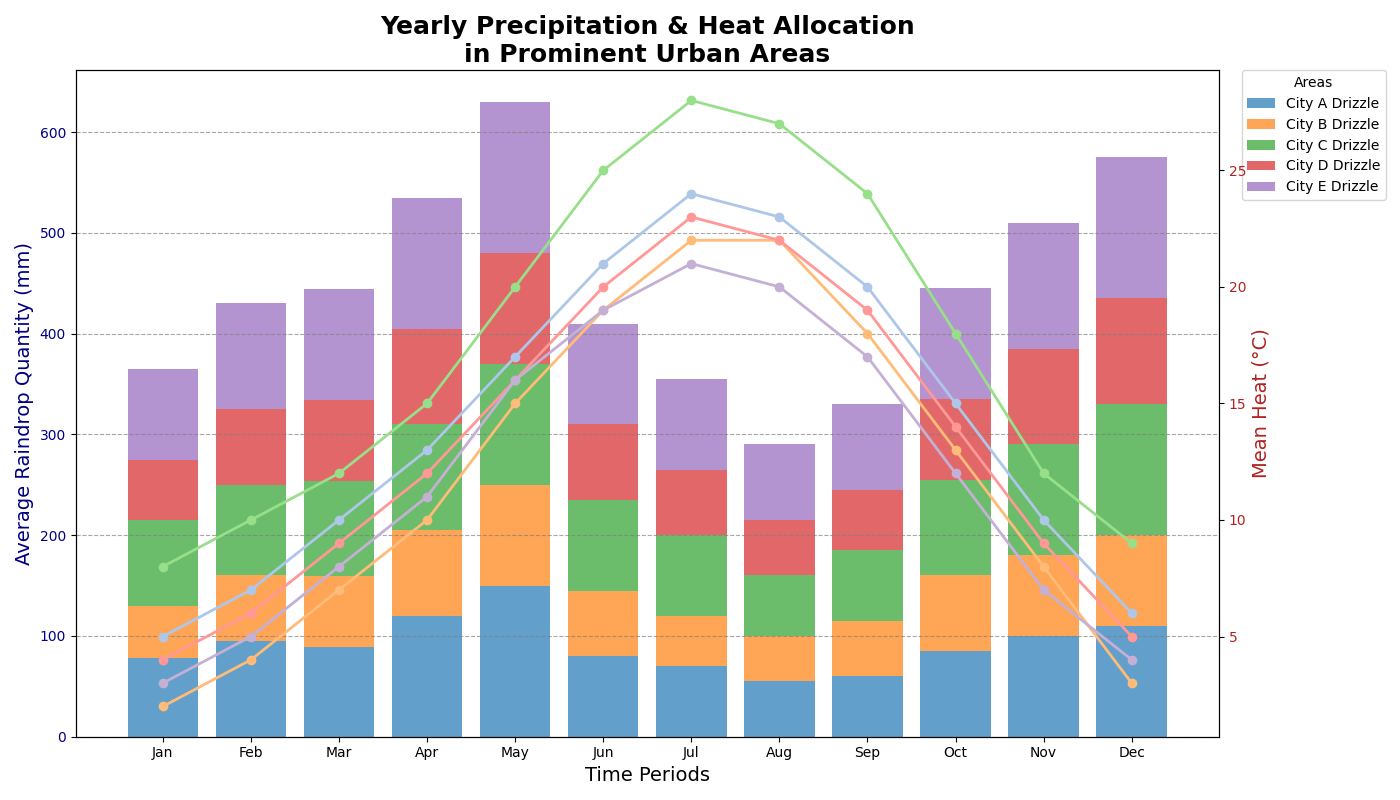

Write Python code to recreate this figure.
import matplotlib.pyplot as plt
import numpy as np

# Data for cities and months
cities = ['City A', 'City B', 'City C', 'City D', 'City E']
months = ['Jan', 'Feb', 'Mar', 'Apr', 'May', 'Jun', 'Jul', 'Aug', 'Sep', 'Oct', 'Nov', 'Dec']

# Rainfall data
rainfall_data = np.array([
    [78, 95, 89, 120, 150, 80, 70, 55, 60, 85, 100, 110],
    [52, 65, 70, 85, 100, 65, 50, 45, 55, 75, 80, 90],
    [85, 90, 95, 105, 120, 90, 80, 60, 70, 95, 110, 130],
    [60, 75, 80, 95, 110, 75, 65, 55, 60, 80, 95, 105],
    [90, 105, 110, 130, 150, 100, 90, 75, 85, 110, 125, 140]
])

# Temperature data
temperature_data = np.array([
    [5, 7, 10, 13, 17, 21, 24, 23, 20, 15, 10, 6],
    [2, 4, 7, 10, 15, 19, 22, 22, 18, 13, 8, 3],
    [8, 10, 12, 15, 20, 25, 28, 27, 24, 18, 12, 9],
    [4, 6, 9, 12, 16, 20, 23, 22, 19, 14, 9, 5],
    [3, 5, 8, 11, 16, 19, 21, 20, 17, 12, 7, 4]
])

# Colors for plotting
color_rainfall = ['#1f77b4', '#ff7f0e', '#2ca02c', '#d62728', '#9467bd']
color_temperature = ['#aec7e8', '#ffbb78', '#98df8a', '#ff9896', '#c5b0d5']

# Create figure and axis
fig, ax1 = plt.subplots(figsize=(14, 8))

# Plot average monthly rainfall data as stacked bar for each city
bottoms = np.zeros(len(months))
for idx, city in enumerate(cities):
    ax1.bar(months, rainfall_data[idx], bottom=bottoms, color=color_rainfall[idx], alpha=0.7, label=f'{city} Drizzle')
    bottoms += rainfall_data[idx]

# Set title and axis labels for rainfall data
ax1.set_title('Yearly Precipitation & Heat Allocation\nin Prominent Urban Areas', fontsize=18, fontweight='bold')
ax1.set_xlabel('Time Periods', fontsize=14)
ax1.set_ylabel('Average Raindrop Quantity (mm)', fontsize=14, color='navy')
ax1.yaxis.grid(True, linestyle='--', color='gray', alpha=0.7)
ax1.tick_params(axis='y', labelcolor='navy')
ax1.legend(loc='upper left', title='Areas', bbox_to_anchor=(1.02, 1), borderaxespad=0.)

# Create a twin y-axis for temperature data
ax2 = ax1.twinx()
for idx, city in enumerate(cities):
    ax2.plot(months, temperature_data[idx], marker='o', color=color_temperature[idx], linestyle='-', linewidth=2, markersize=6, label=f'{city} Warmth')

# Set properties for temperature axis
ax2.set_ylabel('Mean Heat (°C)', fontsize=14, color='firebrick')
ax2.tick_params(axis='y', labelcolor='firebrick')

# Optimize layout to avoid overlapping
fig.tight_layout()

# Display the chart
plt.show()
